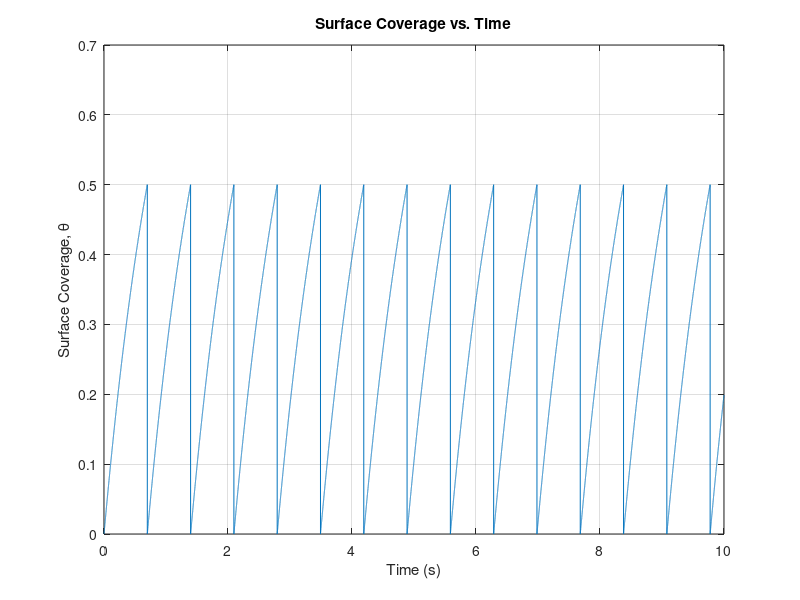

MATLAB code to generate this figure:
%% Model Parameters
D = 1e-7;       % Diffusion coefficient [m²/s]
delta = 1e-4;   % Boundary layer thickness [m]
C_bulk = 1;     % Bulk concentration [mol/m³]
k1 = 1e-5;      % Adsorption rate [m/s]
k2 = 1e-6;      % Oxidation rate [mol/m²/s]
rho = 1e-5;     % Site density [mol/m²]
n = 2;          % Electrons transferred
F = 96485;      % Faraday constant [C/mol]
alpha = 0.5;    % Charge transfer coefficient
eta = 0.3;      % Overpotential [V]
R = 8.314;      % Gas constant [J/mol·K]
T = 298;        % Temperature [K]

%% Hysteresis parameters
theta_on = 0.5;  % Threshold coverage for oxidation
theta_off = 0.1; % Threshold coverage for stopping oxidation

%% Simulation Parameters
tf = 10;      % Final time [s]
dt = 0.0001;     % Reduced Time step [s]
time = 0:dt:tf;  % Time vector
nt = length(time); % Number of time steps

%% Initialize variables
theta = zeros(1, nt);   % Surface coverage

%% Derived Parameters
K = exp((alpha*n*F*eta)/(R*T)) - exp(-((1-alpha)*n*F*eta)/(R*T)); % Constant term in BV Equation

%% Simulation loop
Y = 0; % Initialize Hysteresis Function
for i = 2:nt-1
    % Determine if theta is increasing or decreasing
    if theta(i-1) < theta(i) % theta is increasing
        if theta(i) < theta_on
            Y = 0; % CO coverage increasing, oxidation OFF
        else
            Y = 1; % CO coverage increasing, oxidation ON
        end
    elseif theta(i-1) > theta(i) % theta is decreasing
        if theta(i) > theta_off
            Y = 1; % CO coverage decreasing, oxidation ON
        else
            Y = 0; % CO coverage decreasing, oxidation OFF
        end
    end

    % Surface concentration
    C_surf = C_bulk / (1 + (k1*delta*(1-theta(i)))/D);

    % Current density
    j0 = n*F*k2*theta(i);
    j = j0 * K * Y;
    
    % dtheta/dt calculation
    dtheta_dt = (k1*C_surf*(1-theta(i)) - j/(n*F)) / rho;

    % Update coverage using forward Euler
    theta(i+1) = theta(i) + dt*dtheta_dt;

    % Ensure theta stays within bounds [0, 1]
    theta(i+1) = max(0, min(1, theta(i+1)));
end

%% Plotting
plot(time, theta);
xlabel('Time (s)');
ylabel('Surface Coverage, \theta');
title('Surface Coverage vs. Time');
grid on;
